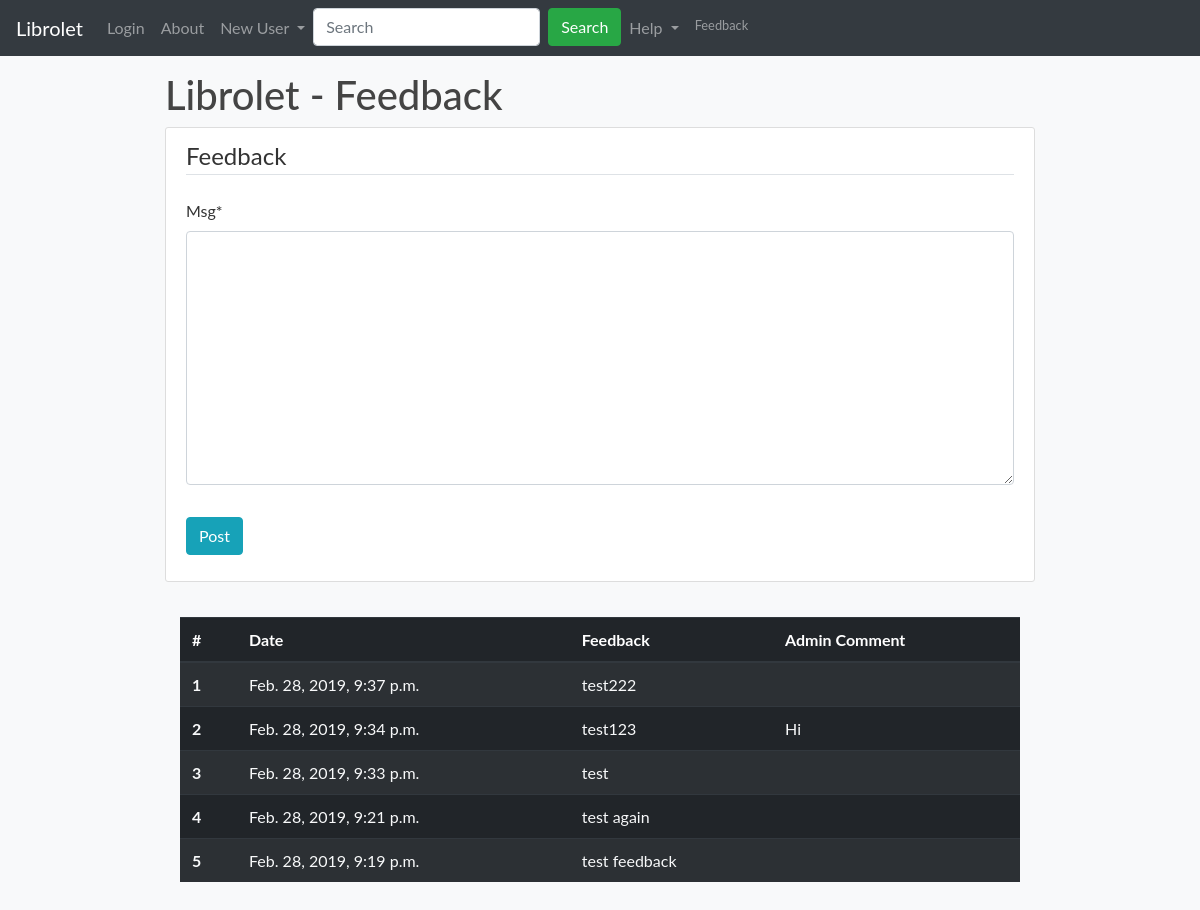
The app's page /feedback/, older data.
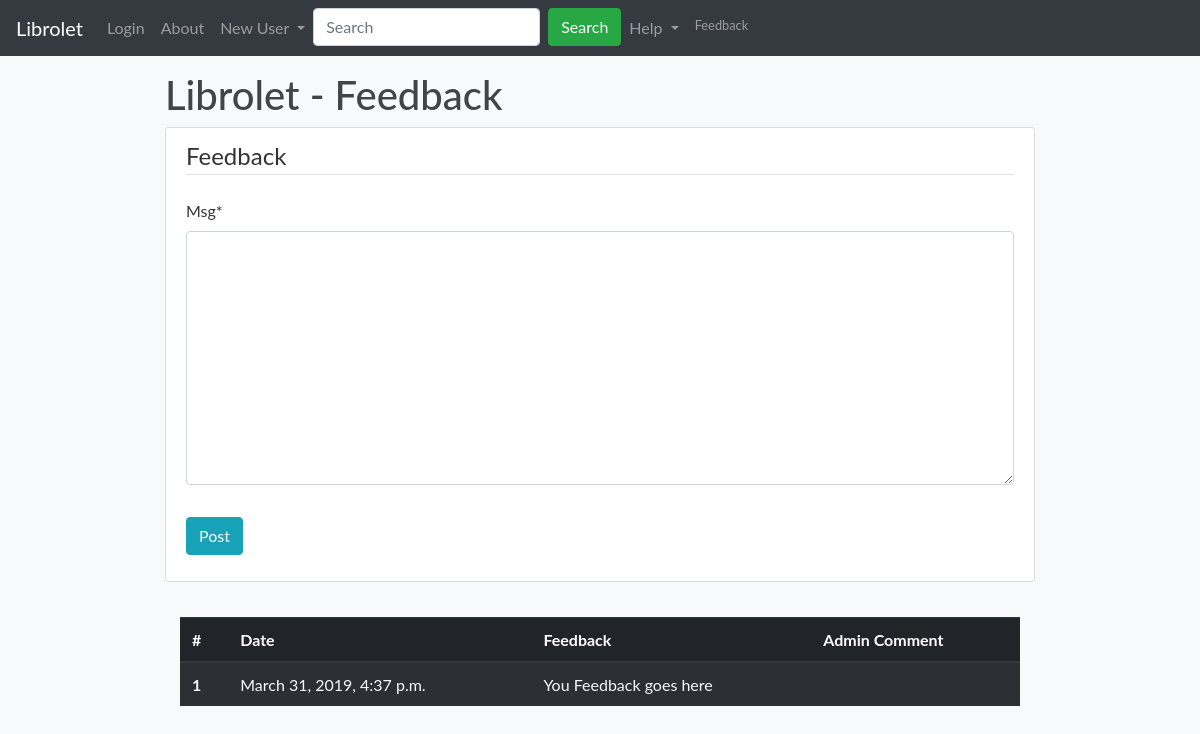
The same page, newer data.
### blog/models.py (models this page shows, shortened)
class FeedbackDB(models.Model):
	ip = models.CharField(max_length=10)
	date_posted = models.DateTimeField(default=timezone.now)
	user = models.CharField(max_length=100, default="null")
	msg = models.TextField()
	admincomment = models.TextField(default="null")

### blog/views.py (the view)
# urls.py: path('feedback/', views.feedback, name='fdb'),
def feedback(request):
	if request.method == 'POST':
		fdb_form = FeedbackForm(request.POST)
		if fdb_form.is_valid():
			fd = fdb_form.save(commit=False)
			fd.ip = request.META['REMOTE_ADDR']
			if request.user.username:
				fd.user = request.user.username
			else:
				fd.user = request.META['REMOTE_ADDR']
			fd.date_posted = timezone.now()
			fd.save()
			return redirect('fdb')
	else:
		fdb_form = FeedbackForm()
	feedbackmsg = FeedbackDB.objects.all().order_by('-date_posted')
	return render(request, "blog/fdb.html", {"feedback": fdb_form, "msgs":feedbackmsg})

### blog/forms.py
class FeedbackForm(forms.ModelForm):
	class Meta:
		model = FeedbackDB
		fields = ['msg', ]

### blog/templates/blog/fdb.html (shortened to what this page needs)
{%extends "blog/base.html" %}
{% load crispy_forms_tags %}
{% block content %}
		<div>
			<h1>Librolet - Feedback</h1>
		</div>
			<div class="content-section" >
				<form method="POST" enctype="multipart/form-data">
					<fieldset class="form-group" >
						<legend class="border-bottom mb-4">Feedback</legend>
						{{ feedback|crispy }}
					</fieldset>
					<div class="form-group">
						<button class="btn btn-info" type="submit">Post</button>
					</div>
				</form>
			</div>
		<div style="padding:15px; margin:auto;!important">
			<table class="table table-striped table-dark">
				<thead>
				  <tr>
					<th scope="col">#</th>
					<th scope="col">Date</th>
					<th scope="col">Feedback</th>
					<th scope="col">Admin Comment</th>
				</tr>
				</thead>
			{% for i in msgs%}
				  <tr>
					{% if user.username == "root" %}
					<th scope="row"><a class="text-light linktopost" title="{{i.id}}">{{ forloop.counter }}</a></th>
					{% else %}
					<th scope="row"><a class="text-light linktopost">{{ forloop.counter }}</a></th>
					{% endif %}
					<td><a class="text-light linktopost" >{{ i.date_posted }}</a></td>
					<td><a class="text-light linktopost" >{{ i.msg }}</a></td>
					{% if i.admincomment != "null" %}
					<td><a class="text-light linktopost" >{{ i.admincomment }}</a></td>
					{% else %}
					<td><a class="text-light linktopost" ></a></td>
					{% endif %}
				  </tr>
			{% endfor %}
			</table>
		</div>
{% endblock content %}

### blog/templates/blog/base.html (shortened to what this page needs)
{% load staticfiles %}
<html>
	<link rel="stylesheet" href='{% static "bootstrap.min.css" %}'/>
	<link rel="stylesheet" href='{% static "main.css" %}'/>
	<link rel="stylesheet" href='{% static "tableclass.css" %}'/>
	<head>
	</head>
 	<body class="bg-light">
		<div>
			<nav class="navbar navbar-expand-lg navbar-dark bg-dark">
			{% if user.is_authenticated %}
				<a class="navbar-brand" href="{% url 'blog-home'%}">Librolet</a>
				<button class="navbar-toggler" type="button" data-toggle="collapse" data-target="#navbarSupportedContent" aria-controls="navbarSupportedContent" aria-expanded="false" aria-label="Toggle navigation">
					<span class="navbar-toggler-icon"></span>
				</button>
				<div class="collapse navbar-collapse" id="navbarSupportedContent">
				<ul class="navbar-nav mr-auto">
					<li class="nav-item active">
						<a class="btn btn-secondary my-2 my-sm-0" href="{% url 'post-token-details'%}">Token: {{user.profile.tokenacc}}<span class="sr-only">(current)</span></a>
					</li>
					<li class="nav-item dropdown">
							<a class="nav-link dropdown-toggle" href="#" id="navbarDropdown" role="button" data-toggle="dropdown" aria-haspopup="true" aria-expanded="false">
								{% if user.profile.msgscount != 0%}
									Messages({{user.profile.msgscount}})
								{% else %}
									Messages
								{% endif %}
							</a>
							<div class="dropdown-menu" aria-labelledby="navbarDropdown">
								<a class="dropdown-item" href="{% url 'blog-msgs' 1%}">
								{% if user.profile.msgscount != 0%}
									Inbox({{user.profile.msgscount}})
								{% else %}
									Inbox
								{% endif %}
								</a>
								<a class="dropdown-item" href="{% url 'blog-msgs' 2%}">Sent Item</a>
							</div>
					</li>
					<li class="nav-item">
						<a class="nav-link" href="{% url 'profile'%}">Profile</a>
					</li>
					<li class="nav-item">
						<a class="nav-link" href="{% url 'post-create' %}">New Post</a>
					</li>
					<li class="nav-item">
						<a class="nav-link" href="{% url 'blog-about'%}">About</a>
					</li>
					{% if user.username == "libroletadmin1969" %}
						<li class="nav-item dropdown">
							<a class="nav-link dropdown-toggle" href="#" id="navbarDropdown" role="button" data-toggle="dropdown" aria-haspopup="true" aria-expanded="false">
								Admin Control
							</a>
							<div class="dropdown-menu" aria-labelledby="navbarDropdown">
								<a class="dropdown-item" href="/mottuty/">Settings DB</a>
								<a class="dropdown-item" href="{% url 'adlogdet' %}">Posts</a>
								<a class="dropdown-item" href="{% url 'chlog'%}">Chats</a>
							</div>
						</li>
					{% endif %}
					&nbsp;&nbsp;&nbsp;
					<li class="nav-item">
						<div >
							<form action="{% url 'search-login' %}" method="POST" class="form-inline my-2 my-lg-0">{% csrf_token %}
								<input class="form-control mr-sm-2" name="srh" id="id_srh" type="text" placeholder="Search" aria-label="Search">
								<button class="btn btn-success my-2 my-sm-0" type="submit">Search</button>
							</form>
						</div>
					</li>
					<li class="nav-item" >
						<a class="nav-link " href="{% url 'blog-logout'%}">Logout</a>
					</li>
					<li class="nav-item dropdown">
						<a class="nav-link dropdown-toggle" href="#" id="navbarDropdown" role="button" data-toggle="dropdown" aria-haspopup="true" aria-expanded="false">
							Help
						</a>
						<div class="dropdown-menu" aria-labelledby="navbarDropdown">
							<a class="dropdown-item" href="{% url 'help' 4 %}">Librolet</a>
							<a class="dropdown-item" href="{% url 'help' 3 %}">New Post</a>
							<a class="dropdown-item" href="{% url 'help' 7 %}">Messages</a>
							<a class="dropdown-item" href="{% url 'help' 5 %}">Profile</a>
							<a class="dropdown-item" href="{% url 'help' 2 %}">Password Reset</a>
						</div>
					</li>
					<li class="nav-item" >
						<small><a class="nav-link " href="{% url 'fdb'%}">Feedback</a></small>
					</li>
				</ul>
				</ul>
				</ul>
				</ul>
				</div>
			{% else %}
				<a class="navbar-brand" href="{% url 'blog-homelogout'%}">Librolet</a>
				<div class="collapse navbar-collapse" id="navbarSupportedContent">
					<ul class="navbar-nav mr-auto">
						<li class="nav-item">
							<a class="nav-link" href="{% url 'blog-login'%}">Login</a>
						</li>
						<li class="nav-item">
							<a class="nav-link" href="{% url 'blog-about'%}">About</a>
						</li>
						<li class="nav-item dropdown">
							<a class="nav-link dropdown-toggle" href="#" id="navbarDropdown" role="button" data-toggle="dropdown" aria-haspopup="true" aria-expanded="false">
								New User
							</a>
						</li>
						<li class="nav-item float-right">
							<div >
							<form action="{% url 'search-logout' %}" method="POST" class="form-inline my-2 my-lg-0">{% csrf_token %}
								<input class="form-control mr-sm-2" name="srh" id="id_srh" type="text" placeholder="Search" aria-label="Search">
								<button class="btn btn-success my-2 my-sm-0" type="submit">Search</button>
							</form>
							</div>
						</li>
						<li class="nav-item dropdown">
							<a class="nav-link dropdown-toggle" href="#" id="navbarDropdown" role="button" data-toggle="dropdown" aria-haspopup="true" aria-expanded="false">
								Help
							</a>
						</li>
						<li class="nav-item" >
							<small><a class="nav-link " href="{% url 'fdb'%}">Feedback</a></small>
						</li>
					</ul>
				</div>
			{% endif %}
			</nav>
		 </div>
		<div class="col-md-9 col-sm-4 col-xs-4" style="padding:15px; margin:auto;">
			{% block content %}{% endblock content %}
		</div>
	</body>
</html>

### static/main.css (style rules this page uses)
body { background: #fafafa; color: #333333; }
h1, h2, h3, h4, h5, h6 { color: #444444; }
ul { margin: 0; }
.content-section { background: #ffffff; padding: 10px 20px; border: 1px solid #dddddd; border-radius: 3px; margin-bottom: 20px; }

### static/tableclass.css (style rules this page uses)
.linktopost,.linktopost:hover { cursor:pointer; text-decoration:none; }
* { margin: 0px; padding: 0px; }
body { font-family: "Lato", sans-serif; }

Row changes from the older to the newer data that the page shows:
removed FeedbackDB: date_posted "Feb. 28, 2019, 9:37 p.m.", msg "test222", admincomment "null" (drawn)
removed FeedbackDB: date_posted "Feb. 28, 2019, 9:34 p.m.", msg "test123", admincomment "Hi"
removed FeedbackDB: date_posted "Feb. 28, 2019, 9:33 p.m.", msg "test", admincomment "null" (drawn)
removed FeedbackDB: date_posted "Feb. 28, 2019, 9:21 p.m.", msg "test again", admincomment "null" (drawn)
removed FeedbackDB: date_posted "Feb. 28, 2019, 9:19 p.m.", msg "test feedback", admincomment "null" (drawn)
added FeedbackDB: date_posted "March 31, 2019, 4:37 p.m.", msg "You Feedback goes here", admincomment "null" (drawn)
